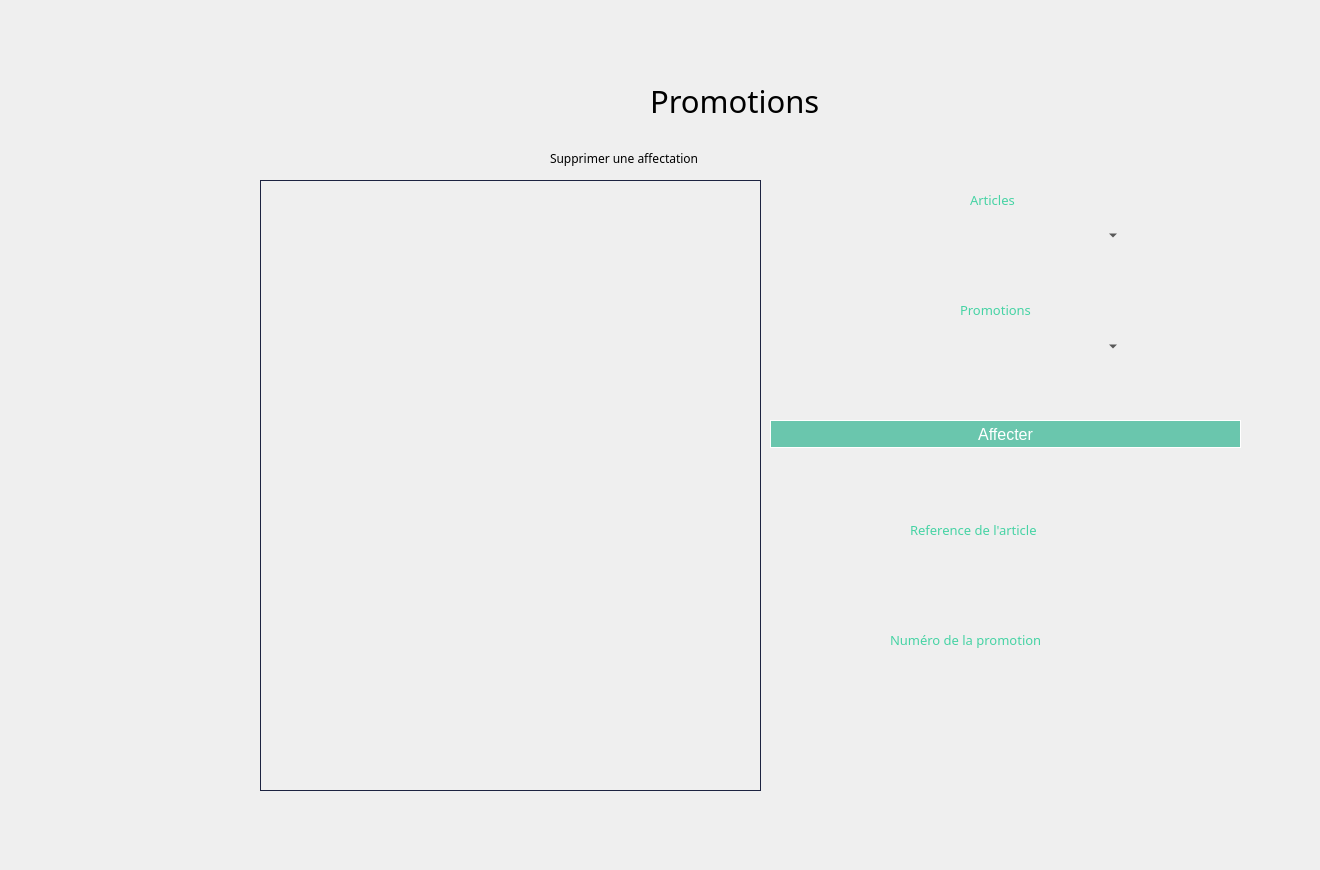
    <widget class="QWidget" name="page_13">
     <widget class="QTableView" name="tableView_4">
      <property name="geometry">
       <rect>
        <x>260</x>
        <y>180</y>
        <width>501</width>
        <height>611</height>
       </rect>
      </property>
      <property name="styleSheet">
       <string notr="true">QTableView{
	background-color: transparent;
	gridline-color: #606060;
	color: #000000;
	alternate-background-color: #d2d2d0;
	border : 1px solid #1c2340;
	qproperty-defaultAlignment: AlignHCenter;
}
QTableView::item:focus
{
  	background-color: #939393;
	font-weight: 500;
}
QTableView::item
{
   text-align: center;
qproperty-defaultAlignment: AlignHCenter;
}

QHeaderView {
	background-color: #6ac6ad;
	qproperty-defaultAlignment: AlignHCenter;
 }
QHeaderView::section {
                     spacing: 10px;
                     background-color: #6ac6ad;
                     color: #757575;
                     margin: 1px;
					 border: 0;
                     text-align: center;
                     font-family: arial;
                     font-size: 12px;
 }

QTableView QTableCornerButton::section {
    background-color: #6ac6ad;
}</string>
      </property>
     </widget>
     <widget class="QComboBox" name="art">
      <property name="geometry">
       <rect>
        <x>880</x>
        <y>220</y>
        <width>241</width>
        <height>31</height>
       </rect>
      </property>
      <property name="styleSheet">
       <string notr="true"> background-color: Transparent;
 border: none;</string>
      </property>
     </widget>
     <widget class="QComboBox" name="promo">
      <property name="geometry">
       <rect>
        <x>880</x>
        <y>331</y>
        <width>241</width>
        <height>31</height>
       </rect>
      </property>
      <property name="styleSheet">
       <string notr="true"> background-color: Transparent;
 border: none;</string>
      </property>
     </widget>
     <widget class="QLabel" name="label_42">
      <property name="geometry">
       <rect>
        <x>970</x>
        <y>190</y>
        <width>111</width>
        <height>20</height>
       </rect>
      </property>
      <property name="font">
       <font>
        <family>Montserrat Alternates</family>
        <pointsize>10</pointsize>
        <weight>50</weight>
        <bold>false</bold>
       </font>
      </property>
      <property name="styleSheet">
       <string notr="true">color: rgb(70, 211, 164);</string>
      </property>
      <property name="text">
       <string>Articles</string>
      </property>
     </widget>
     <widget class="QLabel" name="label_44">
      <property name="geometry">
       <rect>
        <x>960</x>
        <y>300</y>
        <width>111</width>
        <height>20</height>
       </rect>
      </property>
      <property name="font">
       <font>
        <family>Montserrat Alternates</family>
        <pointsize>10</pointsize>
        <weight>50</weight>
        <bold>false</bold>
       </font>
      </property>
      <property name="styleSheet">
       <string notr="true">color: rgb(70, 211, 164);</string>
      </property>
      <property name="text">
       <string>Promotions</string>
      </property>
     </widget>
     <widget class="QPushButton" name="valide">
      <property name="geometry">
       <rect>
        <x>770</x>
        <y>420</y>
        <width>471</width>
        <height>28</height>
       </rect>
      </property>
      <property name="styleSheet">
       <string notr="true">QPushButton{
line-height: 1;
    color: #ffffff;
    background-color: #6ac6ad;
    background-clip: padding-box;
	border: 1px solid #ffffff;
    font-weight: 400;
	font-size: 16px;
    padding: 0.875rem 1.375rem;
}
QPushButton:hover{
	border: 1px solid #f75454;
 color: #f75454;
    background-color: #ffffff;

}
</string>
      </property>
      <property name="text">
       <string>Affecter</string>
      </property>
     </widget>
     <widget class="QPushButton" name="suppppp">
      <property name="geometry">
       <rect>
        <x>710</x>
        <y>142</y>
        <width>71</width>
        <height>21</height>
       </rect>
      </property>
      <property name="styleSheet">
       <string notr="true">QPushButton {
	font-weight: 500;
	text-align: center;
    vertical-align: middle;
	background-color: transparent;
	padding: 5px 15px 15px 20px;
    color: #fff;
	font-size: 11px;
	border : 0;
	border-right: 3px solid transparent;
 	background-position: center top;
    background-repeat: no-repeat;
    background-origin: content;
    background-image: url(&quot;C:/Users/hp/Desktop/anglais/projet c++ design/minus1.png&quot;);
}

QPushButton:hover {
	color: #ffffff;
	font-weight: 500;
	background-image: url(&quot;C:/Users/hp/Desktop/anglais/projet c++ design/minus2.png&quot;);
}</string>
      </property>
      <property name="text">
       <string/>
      </property>
     </widget>
     <widget class="QLineEdit" name="ref_3">
      <property name="enabled">
       <bool>false</bool>
      </property>
      <property name="geometry">
       <rect>
        <x>870</x>
        <y>565</y>
        <width>251</width>
        <height>21</height>
       </rect>
      </property>
      <property name="styleSheet">
       <string notr="true"> background-color: Transparent;
 border: none;</string>
      </property>
     </widget>
     <widget class="QLineEdit" name="num_4">
      <property name="enabled">
       <bool>false</bool>
      </property>
      <property name="geometry">
       <rect>
        <x>870</x>
        <y>670</y>
        <width>251</width>
        <height>22</height>
       </rect>
      </property>
      <property name="styleSheet">
       <string notr="true"> background-color: Transparent;
 border: none;</string>
      </property>
     </widget>
     <widget class="QLabel" name="label_627">
      <property name="geometry">
       <rect>
        <x>-20</x>
        <y>-20</y>
        <width>1311</width>
        <height>861</height>
       </rect>
      </property>
      <property name="text">
       <string/>
      </property>
      <property name="pixmap">
       <pixmap>../../Desktop/anglais/projet c++ design/bg2.png</pixmap>
      </property>
      <property name="scaledContents">
       <bool>true</bool>
      </property>
     </widget>
     <widget class="QLabel" name="label_628">
      <property name="geometry">
       <rect>
        <x>650</x>
        <y>60</y>
        <width>301</width>
        <height>81</height>
       </rect>
      </property>
      <property name="font">
       <font>
        <family>Montserrat Alternates</family>
        <pointsize>23</pointsize>
       </font>
      </property>
      <property name="text">
       <string>Promotions</string>
      </property>
     </widget>
     <widget class="QLabel" name="label_72">
      <property name="geometry">
       <rect>
        <x>850</x>
        <y>200</y>
        <width>291</width>
        <height>71</height>
       </rect>
      </property>
      <property name="text">
       <string/>
      </property>
      <property name="pixmap">
       <pixmap>../../Downloads/saisir.png</pixmap>
      </property>
      <property name="scaledContents">
       <bool>true</bool>
      </property>
     </widget>
     <widget class="QLabel" name="label_73">
      <property name="geometry">
       <rect>
        <x>850</x>
        <y>310</y>
        <width>291</width>
        <height>71</height>
       </rect>
      </property>
      <property name="text">
       <string/>
      </property>
      <property name="pixmap">
       <pixmap>../../Downloads/saisir.png</pixmap>
      </property>
      <property name="scaledContents">
       <bool>true</bool>
      </property>
     </widget>
     <widget class="QLabel" name="label_74">
      <property name="geometry">
       <rect>
        <x>850</x>
        <y>540</y>
        <width>291</width>
        <height>71</height>
       </rect>
      </property>
      <property name="text">
       <string/>
      </property>
      <property name="pixmap">
       <pixmap>../../Downloads/saisir.png</pixmap>
      </property>
      <property name="scaledContents">
       <bool>true</bool>
      </property>
     </widget>
     <widget class="QLabel" name="label_75">
      <property name="geometry">
       <rect>
        <x>850</x>
        <y>645</y>
        <width>291</width>
        <height>71</height>
       </rect>
      </property>
      <property name="text">
       <string/>
      </property>
      <property name="pixmap">
       <pixmap>../../Downloads/saisir.png</pixmap>
      </property>
      <property name="scaledContents">
       <bool>true</bool>
      </property>
     </widget>
     <widget class="QLabel" name="label_629">
      <property name="geometry">
       <rect>
        <x>550</x>
        <y>150</y>
        <width>191</width>
        <height>16</height>
       </rect>
      </property>
      <property name="font">
       <font>
        <family>Montserrat Alternates</family>
       </font>
      </property>
      <property name="text">
       <string>Supprimer une affectation</string>
      </property>
     </widget>
     <widget class="QLabel" name="label_45">
      <property name="geometry">
       <rect>
        <x>890</x>
        <y>630</y>
        <width>231</width>
        <height>20</height>
       </rect>
      </property>
      <property name="font">
       <font>
        <family>Montserrat Alternates</family>
        <pointsize>10</pointsize>
        <weight>50</weight>
        <bold>false</bold>
       </font>
      </property>
      <property name="styleSheet">
       <string notr="true">color: rgb(70, 211, 164);</string>
      </property>
      <property name="text">
       <string>Numéro de la promotion</string>
      </property>
     </widget>
     <widget class="QLabel" name="label_43">
      <property name="geometry">
       <rect>
        <x>910</x>
        <y>520</y>
        <width>181</width>
        <height>20</height>
       </rect>
      </property>
      <property name="font">
       <font>
        <family>Montserrat Alternates</family>
        <pointsize>10</pointsize>
        <weight>50</weight>
        <bold>false</bold>
       </font>
      </property>
      <property name="styleSheet">
       <string notr="true">color: rgb(70, 211, 164);</string>
      </property>
      <property name="text">
       <string>Reference de l'article</string>
      </property>
     </widget>
     <widget class="QPushButton" name="prommmmmmmm_3">
      <property name="geometry">
       <rect>
        <x>70</x>
        <y>370</y>
        <width>131</width>
        <height>81</height>
       </rect>
      </property>
      <property name="styleSheet">
       <string notr="true">QPushButton {
	font-weight: 500;
	text-align: center;
    vertical-align: middle;
	background-color: transparent;
	padding: 5px 15px 15px 20px;
    color: #fff;
	font-size: 11px;
	border : 0;
	border-right: 3px solid transparent;
 	background-position: center top;
    background-repeat: no-repeat;
    background-origin: content;
    background-image: url(&quot;C:/Users/hp/Desktop/anglais/projet c++ design/promotion1.png&quot;);
}

QPushButton:hover {
	color: #ffffff;
	font-weight: 500;
	background-image: url(&quot;C:/Users/hp/Desktop/anglais/projet c++ design/promotion2.png&quot;);
}</string>
      </property>
      <property name="text">
       <string/>
      </property>
      <property name="flat">
       <bool>true</bool>
      </property>
     </widget>
     <widget class="QPushButton" name="affectprom_3">
      <property name="geometry">
       <rect>
        <x>60</x>
        <y>280</y>
        <width>131</width>
        <height>71</height>
       </rect>
      </property>
      <property name="styleSheet">
       <string notr="true">QPushButton {
	font-weight: 500;
	text-align: center;
    vertical-align: middle;
	background-color: transparent;
	padding: 5px 15px 15px 20px;
    color: #fff;
	font-size: 11px;
	border : 0;
	border-right: 3px solid transparent;
 	background-position: center top;
    background-repeat: no-repeat;
    background-origin: content;
    background-image: url(&quot;C:/Users/hp/Desktop/anglais/projet c++ design/affecter1.png&quot;);
}

QPushButton:hover {
	color: #ffffff;
	font-weight: 500;
	background-image: url(&quot;C:/Users/hp/Desktop/anglais/projet c++ design/affecter2.png&quot;);
}</string>
      </property>
      <property name="text">
       <string/>
      </property>
     </widget>
     <widget class="QPushButton" name="pushButton_160">
      <property name="geometry">
       <rect>
        <x>20</x>
        <y>720</y>
        <width>121</width>
        <height>61</height>
       </rect>
      </property>
      <property name="styleSheet">
       <string notr="true">QPushButton {
	font-weight: 500;
	text-align: center;
    vertical-align: middle;
	background-color: transparent;
	padding: 5px 15px 15px 20px;
    color: #fff;
	font-size: 11px;
	border : 0;
	border-right: 3px solid transparent;
 	background-position: center top;
    background-repeat: no-repeat;
    background-origin: content;
    background-image: url(&quot;C:/Users/hp/Desktop/anglais/projet c++ design/return1.png&quot;);
}

QPushButton:hover {
	color: #ffffff;
	font-weight: 500;
	background-image: url(&quot;C:/Users/hp/Desktop/anglais/projet c++ design/return2.png&quot;);
}</string>
      </property>
      <property name="text">
       <string/>
      </property>
     </widget>
     <zorder>label_627</zorder>
     <zorder>tableView_4</zorder>
     <zorder>label_42</zorder>
     <zorder>label_44</zorder>
     <zorder>valide</zorder>
     <zorder>suppppp</zorder>
     <zorder>label_628</zorder>
     <zorder>label_72</zorder>
     <zorder>art</zorder>
     <zorder>label_73</zorder>
     <zorder>promo</zorder>
     <zorder>label_74</zorder>
     <zorder>ref_3</zorder>
     <zorder>label_75</zorder>
     <zorder>num_4</zorder>
     <zorder>label_629</zorder>
     <zorder>label_45</zorder>
     <zorder>label_43</zorder>
     <zorder>prommmmmmmm_3</zorder>
     <zorder>affectprom_3</zorder>
     <zorder>pushButton_160</zorder>
    </widget>
